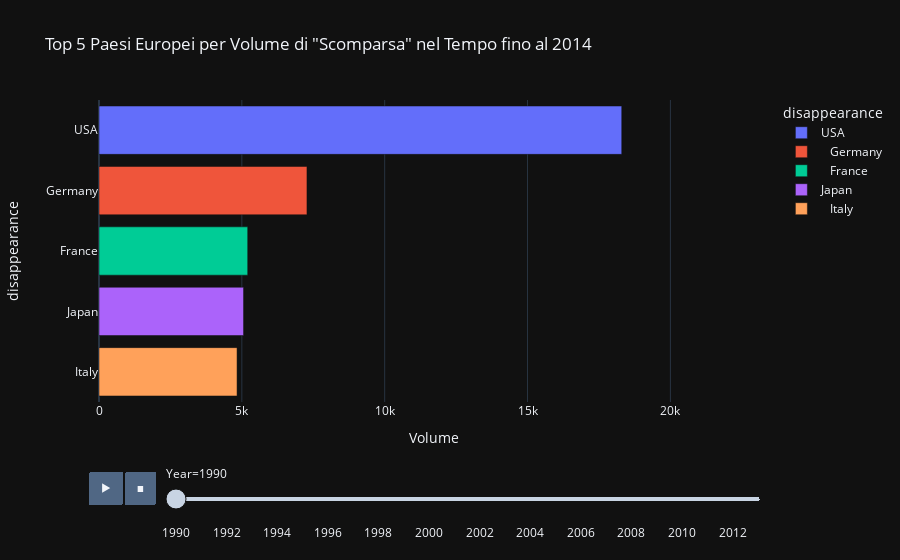

The notebook cell this image was saved under:
### Code cell
import plotly.express as px
import pandas as pd

# Carica il dataset
df = pd.read_csv('disappearance.csv')

# Trasforma il DataFrame in formato lungo
df_long = df.melt(id_vars='disappearance', var_name='Year', value_name='Volume')
df_long['Year'] = df_long['Year'].astype(int)

# Rimuovi eventuali valori mancanti e filtra i dati fino al 2014 incluso
df_long = df_long.dropna(subset=['Volume'])
df_long = df_long[df_long['Year'] <= 2013]

# Per ogni anno, ordina i paesi in base al volume e prendi i primi 5
top5_per_year = df_long.groupby('Year').apply(lambda x: x.nlargest(5, 'Volume')).reset_index(drop=True)

# Crea il grafico a barre animato
fig = px.bar(top5_per_year, x='Volume', y='disappearance', color='disappearance',
             animation_frame='Year', range_x=[0, top5_per_year['Volume'].max()],
             orientation='h', title='Top 5 Paesi Europei per Volume di "Scomparsa" nel Tempo fino al 2014')

# Mostra il grafico
fig.show()

### Figure 1 — Plotly figure (JSON) as saved in the notebook; plotly's stock layout.template omitted (floating-point values rounded to 4 significant figures)
{"data": [{"alignmentgroup": "True", "hovertemplate": "disappearance=%{y}<br>Year=1990<br>Volume=%{x}<extra></extra>", "legendgroup": "USA", "marker": {"color": "#636efa", "pattern": {"shape": ""}}, "name": "USA", "offsetgroup": "USA", "orientation": "h", "showlegend": true, "textposition": "auto", "x": [18300.0], "xaxis": "x", "y": ["USA"], "yaxis": "y", "type": "bar"}, {"alignmentgroup": "True", "hovertemplate": "disappearance=%{y}<br>Year=1990<br>Volume=%{x}<extra></extra>", "legendgroup": "   Germany", "marker": {"color": "#EF553B", "pattern": {"shape": ""}}, "name": "   Germany", "offsetgroup": "   Germany", "orientation": "h", "showlegend": true, "textposition": "auto", "x": [7279.0], "xaxis": "x", "y": ["   Germany"], "yaxis": "y", "type": "bar"}, {"alignmentgroup": "True", "hovertemplate": "disappearance=%{y}<br>Year=1990<br>Volume=%{x}<extra></extra>", "legendgroup": "   France", "marker": {"color": "#00cc96", "pattern": {"shape": ""}}, "name": "   France", "offsetgroup": "   France", "orientation": "h", "showlegend": true, "textposition": "auto", "x": [5205.0], "xaxis": "x", "y": ["   France"], "yaxis": "y", "type": "bar"}, {"alignmentgroup": "True", "hovertemplate": "disappearance=%{y}<br>Year=1990<br>Volume=%{x}<extra></extra>", "legendgroup": "Japan", "marker": {"color": "#ab63fa", "pattern": {"shape": ""}}, "name": "Japan", "offsetgroup": "Japan", "orientation": "h", "showlegend": true, "textposition": "auto", "x": [5060.0], "xaxis": "x", "y": ["Japan"], "yaxis": "y", "type": "bar"}, {"alignmentgroup": "True", "hovertemplate": "disappearance=%{y}<br>Year=1990<br>Volume=%{x}<extra></extra>", "legendgroup": "   Italy", "marker": {"color": "#FFA15A", "pattern": {"shape": ""}}, "name": "   Italy", "offsetgroup": "   Italy", "orientation": "h", "showlegend": true, "textposition": "auto", "x": [4832.0], "xaxis": "x", "y": ["   Italy"], "yaxis": "y", "type": "bar"}], "layout": {"xaxis": {"anchor": "y", "domain": [0.0, 1.0], "title": {"text": "Volume"}, "range": [0, 23420.0]}, "yaxis": {"anchor": "x", "domain": [0.0, 1.0], "title": {"text": "disappearance"}, "categoryorder": "array", "categoryarray": ["   Italy", "Japan", "   France", "   Germany", "USA"]}, "legend": {"title": {"text": "disappearance"}, "tracegroupgap": 0}, "title": {"text": "Top 5 Paesi Europei per Volume di \"Scomparsa\" nel Tempo fino al 2014"}, "barmode": "relative", "updatemenus": [{"buttons": [{"args": [null, {"frame": {"duration": 500, "redraw": true}, "mode": "immediate", "fromcurrent": true, "transition": {"duration": 500, "easing": "linear"}}], "label": "&#9654;", "method": "animate"}, {"args": [[null], {"frame": {"duration": 0, "redraw": true}, "mode": "immediate", "fromcurrent": true, "transition": {"duration": 0, "easing": "linear"}}], "label": "&#9724;", "method": "animate"}], "direction": "left", "pad": {"r": 10, "t": 70}, "showactive": false, "type": "buttons", "x": 0.1, "xanchor": "right", "y": 0, "yanchor": "top"}], "sliders": [{"active": 0, "currentvalue": {"prefix": "Year="}, "len": 0.9, "pad": {"b": 10, "t": 60}, "steps": [{"args": [["1990"], {"frame": {"duration": 0, "redraw": true}, "mode": "immediate", "fromcurrent": true, "transition": {"duration": 0, "easing": "linear"}}], "label": "1990", "method": "animate"}, {"args": [["1991"], {"frame": {"duration": 0, "redraw": true}, "mode": "immediate", "fromcurrent": true, "transition": {"duration": 0, "easing": "linear"}}], "label": "1991", "method": "animate"}, {"args": [["1992"], {"frame": {"duration": 0, "redraw": true}, "mode": "immediate", "fromcurrent": true, "transition": {"duration": 0, "easing": "linear"}}], "label": "1992", "method": "animate"}, {"args": [["1993"], {"frame": {"duration": 0, "redraw": true}, "mode": "immediate", "fromcurrent": true, "transition": {"duration": 0, "easing": "linear"}}], "label": "1993", "method": "animate"}, {"args": [["1994"], {"frame": {"duration": 0, "redraw": true}, "mode": "immediate", "fromcurrent": true, "transition": {"duration": 0, "easing": "linear"}}], "label": "1994", "method": "animate"}, {"args": [["1995"], {"frame": {"duration": 0, "redraw": true}, "mode": "immediate", "fromcurrent": true, "transition": {"duration": 0, "easing": "linear"}}], "label": "1995", "method": "animate"}, {"args": [["1996"], {"frame": {"duration": 0, "redraw": true}, "mode": "immediate", "fromcurrent": true, "transition": {"duration": 0, "easing": "linear"}}], "label": "1996", "method": "animate"}, {"args": [["1997"], {"frame": {"duration": 0, "redraw": true}, "mode": "immediate", "fromcurrent": true, "transition": {"duration": 0, "easing": "linear"}}], "label": "1997", "method": "animate"}, {"args": [["1998"], {"frame": {"duration": 0, "redraw": true}, "mode": "immediate", "fromcurrent": true, "transition": {"duration": 0, "easing": "linear"}}], "label": "1998", "method": "animate"}, {"args": [["1999"], {"frame": {"duration": 0, "redraw": true}, "mode": "immediate", "fromcurrent": true, "transition": {"duration": 0, "easing": "linear"}}], "label": "1999", "method": "animate"}, {"args": [["2000"], {"frame": {"duration": 0, "redraw": true}, "mode": "immediate", "fromcurrent": true, "transition": {"duration": 0, "easing": "linear"}}], "label": "2000", "method": "animate"}, {"args": [["2001"], {"frame": {"duration": 0, "redraw": true}, "mode": "immediate", "fromcurrent": true, "transition": {"duration": 0, "easing": "linear"}}], "label": "2001", "method": "animate"}, {"args": [["2002"], {"frame": {"duration": 0, "redraw": true}, "mode": "immediate", "fromcurrent": true, "transition": {"duration": 0, "easing": "linear"}}], "label": "2002", "method": "animate"}, {"args": [["2003"], {"frame": {"duration": 0, "redraw": true}, "mode": "immediate", "fromcurrent": true, "transition": {"duration": 0, "easing": "linear"}}], "label": "2003", "method": "animate"}, {"args": [["2004"], {"frame": {"duration": 0, "redraw": true}, "mode": "immediate", "fromcurrent": true, "transition": {"duration": 0, "easing": "linear"}}], "label": "2004", "method": "animate"}, {"args": [["2005"], {"frame": {"duration": 0, "redraw": true}, "mode": "immediate", "fromcurrent": true, "transition": {"duration": 0, "easing": "linear"}}], "label": "2005", "method": "animate"}, {"args": [["2006"], {"frame": {"duration": 0, "redraw": true}, "mode": "immediate", "fromcurrent": true, "transition": {"duration": 0, "easing": "linear"}}], "label": "2006", "method": "animate"}, {"args": [["2007"], {"frame": {"duration": 0, "redraw": true}, "mode": "immediate", "fromcurrent": true, "transition": {"duration": 0, "easing": "linear"}}], "label": "2007", "method": "animate"}, {"args": [["2008"], {"frame": {"duration": 0, "redraw": true}, "mode": "immediate", "fromcurrent": true, "transition": {"duration": 0, "easing": "linear"}}], "label": "2008", "method": "animate"}, {"args": [["2009"], {"frame": {"duration": 0, "redraw": true}, "mode": "immediate", "fromcurrent": true, "transition": {"duration": 0, "easing": "linear"}}], "label": "2009", "method": "animate"}, {"args": [["2010"], {"frame": {"duration": 0, "redraw": true}, "mode": "immediate", "fromcurrent": true, "transition": {"duration": 0, "easing": "linear"}}], "label": "2010", "method": "animate"}, {"args": [["2011"], {"frame": {"duration": 0, "redraw": true}, "mode": "immediate", "fromcurrent": true, "transition": {"duration": 0, "easing": "linear"}}], "label": "2011", "method": "animate"}, {"args": [["2012"], {"frame": {"duration": 0, "redraw": true}, "mode": "immediate", "fromcurrent": true, "transition": {"duration": 0, "easing": "linear"}}], "label": "2012", "method": "animate"}, {"args": [["2013"], {"frame": {"duration": 0, "redraw": true}, "mode": "immediate", "fromcurrent": true, "transition": {"duration": 0, "easing": "linear"}}], "label": "2013", "method": "animate"}], "x": 0.1, "xanchor": "left", "y": 0, "yanchor": "top"}]}}
